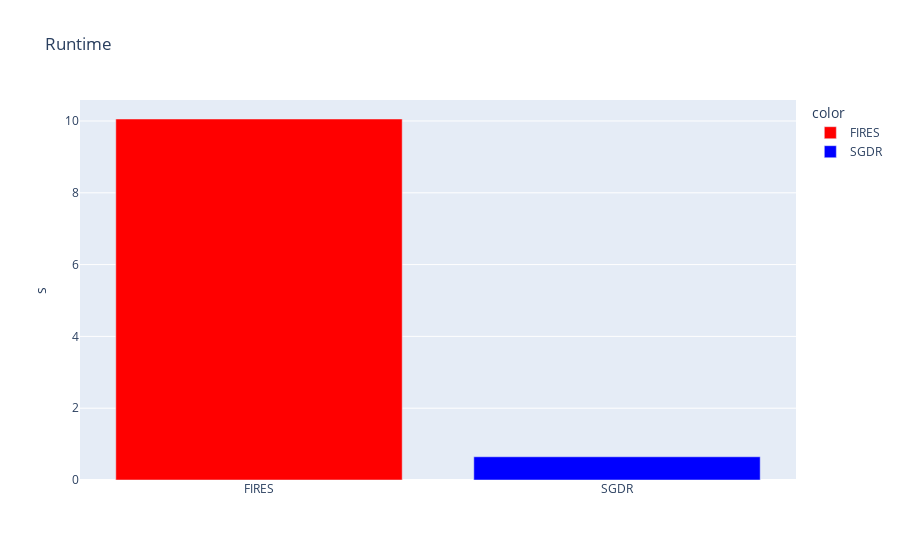

The notebook cell this image was saved under:
### Code cell
col_names = ["FIRES", "SGDR" ]
values = [fires_cuda_run_time, sgdr_run_time]
fig = px.bar(x=col_names, y=values, title="Runtime", labels={"y":"s", "x":""}, color=col_names, color_discrete_map={'FIRES': 'red', "SGDR": "blue"})
fig.show()

### Figure 1 — Plotly figure (JSON) as saved in the notebook; plotly's stock layout.template omitted (floating-point values rounded to 4 significant figures)
{"data": [{"alignmentgroup": "True", "hovertemplate": "color=FIRES<br>=%{x}<br>s=%{y}<extra></extra>", "legendgroup": "FIRES", "marker": {"color": "red"}, "name": "FIRES", "offsetgroup": "FIRES", "orientation": "v", "showlegend": true, "textposition": "auto", "type": "bar", "x": ["FIRES"], "xaxis": "x", "y": [10.06], "yaxis": "y"}, {"alignmentgroup": "True", "hovertemplate": "color=SGDR<br>=%{x}<br>s=%{y}<extra></extra>", "legendgroup": "SGDR", "marker": {"color": "blue"}, "name": "SGDR", "offsetgroup": "SGDR", "orientation": "v", "showlegend": true, "textposition": "auto", "type": "bar", "x": ["SGDR"], "xaxis": "x", "y": [0.6468], "yaxis": "y"}], "layout": {"barmode": "relative", "legend": {"title": {"text": "color"}, "tracegroupgap": 0}, "title": {"text": "Runtime"}, "xaxis": {"anchor": "y", "domain": [0, 1], "title": {"text": ""}}, "yaxis": {"anchor": "x", "domain": [0, 1], "title": {"text": "s"}}}}
